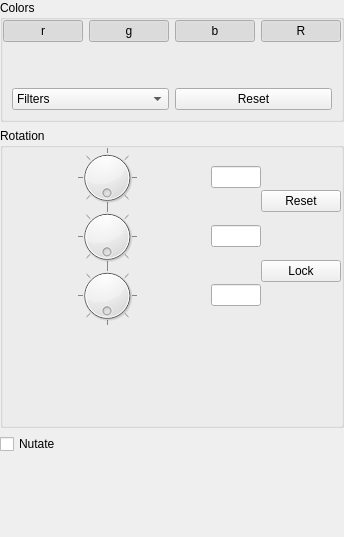
               <widget class="QWidget" name="viewer3DControlPage">
                <attribute name="title">
                 <string>3D</string>
                </attribute>
                <attribute name="toolTip">
                 <string>View 3D volume</string>
                </attribute>
                <layout class="QVBoxLayout" name="verticalLayout_3">
                 <property name="margin">
                  <number>0</number>
                 </property>
                 <item>
                  <widget class="QFrame" name="viewerControl3DFrame">
                   <property name="frameShape">
                    <enum>QFrame::NoFrame</enum>
                   </property>
                   <property name="frameShadow">
                    <enum>QFrame::Plain</enum>
                   </property>
                   <property name="lineWidth">
                    <number>0</number>
                   </property>
                   <layout class="QVBoxLayout" name="verticalLayout_8">
                    <property name="margin">
                     <number>0</number>
                    </property>
                    <item>
                     <widget class="QGroupBox" name="color3DControlGroupBox">
                      <property name="minimumSize">
                       <size>
                        <width>0</width>
                        <height>0</height>
                       </size>
                      </property>
                      <property name="title">
                       <string>Colors</string>
                      </property>
                      <layout class="QVBoxLayout" name="verticalLayout_4">
                       <property name="spacing">
                        <number>0</number>
                       </property>
                       <property name="margin">
                        <number>0</number>
                       </property>
                       <item>
                        <widget class="QFrame" name="frame_13">
                         <property name="frameShape">
                          <enum>QFrame::NoFrame</enum>
                         </property>
                         <property name="frameShadow">
                          <enum>QFrame::Raised</enum>
                         </property>
                         <layout class="QHBoxLayout" name="horizontalLayout_6">
                          <property name="leftMargin">
                           <number>0</number>
                          </property>
                          <property name="topMargin">
                           <number>0</number>
                          </property>
                          <property name="rightMargin">
                           <number>0</number>
                          </property>
                          <property name="bottomMargin">
                           <number>12</number>
                          </property>
                          <item>
                           <widget class="QPushButton" name="pushButton_3">
                            <property name="text">
                             <string>r</string>
                            </property>
                            <property name="checkable">
                             <bool>true</bool>
                            </property>
                            <property name="checked">
                             <bool>true</bool>
                            </property>
                           </widget>
                          </item>
                          <item>
                           <widget class="QPushButton" name="pushButton_2">
                            <property name="text">
                             <string>g</string>
                            </property>
                            <property name="checkable">
                             <bool>true</bool>
                            </property>
                            <property name="checked">
                             <bool>true</bool>
                            </property>
                           </widget>
                          </item>
                          <item>
                           <widget class="QPushButton" name="pushButton_4">
                            <property name="text">
                             <string>b</string>
                            </property>
                            <property name="checkable">
                             <bool>true</bool>
                            </property>
                            <property name="checked">
                             <bool>true</bool>
                            </property>
                           </widget>
                          </item>
                          <item>
                           <widget class="QPushButton" name="pushButton_5">
                            <property name="text">
                             <string>R</string>
                            </property>
                            <property name="checkable">
                             <bool>true</bool>
                            </property>
                            <property name="checked">
                             <bool>true</bool>
                            </property>
                           </widget>
                          </item>
                         </layout>
                        </widget>
                       </item>
                       <item>
                        <widget class="GammaWidget" name="gammaWidget_3D" native="true">
                         <property name="minimumSize">
                          <size>
                           <width>0</width>
                           <height>25</height>
                          </size>
                         </property>
                        </widget>
                       </item>
                       <item>
                        <widget class="QFrame" name="frame_12">
                         <property name="frameShape">
                          <enum>QFrame::NoFrame</enum>
                         </property>
                         <property name="frameShadow">
                          <enum>QFrame::Raised</enum>
                         </property>
                         <layout class="QHBoxLayout" name="horizontalLayout_8">
                          <property name="spacing">
                           <number>-1</number>
                          </property>
                          <item>
                           <widget class="QComboBox" name="comboBox">
                            <item>
                             <property name="text">
                              <string>Filters</string>
                             </property>
                            </item>
                           </widget>
                          </item>
                          <item>
                           <widget class="QPushButton" name="colorResetButton">
                            <property name="toolTip">
                             <string>Restore default color intensities.</string>
                            </property>
                            <property name="text">
                             <string>Reset</string>
                            </property>
                           </widget>
                          </item>
                         </layout>
                        </widget>
                       </item>
                      </layout>
                     </widget>
                    </item>
                    <item>
                     <widget class="QGroupBox" name="rotation3DControlGroupBox">
                      <property name="minimumSize">
                       <size>
                        <width>0</width>
                        <height>0</height>
                       </size>
                      </property>
                      <property name="maximumSize">
                       <size>
                        <width>16777215</width>
                        <height>300</height>
                       </size>
                      </property>
                      <property name="title">
                       <string>Rotation</string>
                      </property>
                      <layout class="QVBoxLayout" name="verticalLayout_5">
                       <property name="spacing">
                        <number>0</number>
                       </property>
                       <property name="margin">
                        <number>0</number>
                       </property>
                       <item>
                        <widget class="QFrame" name="frame_16">
                         <property name="frameShape">
                          <enum>QFrame::NoFrame</enum>
                         </property>
                         <property name="frameShadow">
                          <enum>QFrame::Raised</enum>
                         </property>
                         <layout class="QHBoxLayout" name="horizontalLayout_9">
                          <property name="spacing">
                           <number>0</number>
                          </property>
                          <property name="margin">
                           <number>0</number>
                          </property>
                          <item>
                           <widget class="QFrame" name="frame_18">
                            <property name="minimumSize">
                             <size>
                              <width>0</width>
                              <height>0</height>
                             </size>
                            </property>
                            <property name="frameShape">
                             <enum>QFrame::NoFrame</enum>
                            </property>
                            <property name="frameShadow">
                             <enum>QFrame::Raised</enum>
                            </property>
                            <layout class="QGridLayout" name="gridLayout_2">
                             <property name="margin">
                              <number>0</number>
                             </property>
                             <property name="spacing">
                              <number>0</number>
                             </property>
                             <item row="0" column="0">
                              <widget class="QDial" name="rotXDial">
                               <property name="maximum">
                                <number>360</number>
                               </property>
                               <property name="singleStep">
                                <number>15</number>
                               </property>
                               <property name="pageStep">
                                <number>45</number>
                               </property>
                               <property name="orientation">
                                <enum>Qt::Vertical</enum>
                               </property>
                               <property name="invertedAppearance">
                                <bool>false</bool>
                               </property>
                               <property name="invertedControls">
                                <bool>false</bool>
                               </property>
                               <property name="wrapping">
                                <bool>true</bool>
                               </property>
                               <property name="notchTarget">
                                <double>10.000000000000000</double>
                               </property>
                               <property name="notchesVisible">
                                <bool>true</bool>
                               </property>
                              </widget>
                             </item>
                             <item row="0" column="1">
                              <widget class="QLineEdit" name="lineEdit_4">
                               <property name="minimumSize">
                                <size>
                                 <width>0</width>
                                 <height>0</height>
                                </size>
                               </property>
                               <property name="maximumSize">
                                <size>
                                 <width>50</width>
                                 <height>16777215</height>
                                </size>
                               </property>
                              </widget>
                             </item>
                             <item row="1" column="0">
                              <widget class="QDial" name="rotYDial">
                               <property name="maximum">
                                <number>360</number>
                               </property>
                               <property name="singleStep">
                                <number>15</number>
                               </property>
                               <property name="pageStep">
                                <number>45</number>
                               </property>
                               <property name="orientation">
                                <enum>Qt::Vertical</enum>
                               </property>
                               <property name="wrapping">
                                <bool>true</bool>
                               </property>
                               <property name="notchTarget">
                                <double>10.000000000000000</double>
                               </property>
                               <property name="notchesVisible">
                                <bool>true</bool>
                               </property>
                              </widget>
                             </item>
                             <item row="1" column="1">
                              <widget class="QLineEdit" name="lineEdit_5">
                               <property name="maximumSize">
                                <size>
                                 <width>50</width>
                                 <height>16777215</height>
                                </size>
                               </property>
                              </widget>
                             </item>
                             <item row="2" column="0">
                              <widget class="QDial" name="rotZDial">
                               <property name="maximum">
                                <number>360</number>
                               </property>
                               <property name="singleStep">
                                <number>15</number>
                               </property>
                               <property name="pageStep">
                                <number>45</number>
                               </property>
                               <property name="wrapping">
                                <bool>true</bool>
                               </property>
                               <property name="notchTarget">
                                <double>10.000000000000000</double>
                               </property>
                               <property name="notchesVisible">
                                <bool>true</bool>
                               </property>
                              </widget>
                             </item>
                             <item row="2" column="1">
                              <widget class="QLineEdit" name="lineEdit_6">
                               <property name="maximumSize">
                                <size>
                                 <width>50</width>
                                 <height>16777215</height>
                                </size>
                               </property>
                              </widget>
                             </item>
                            </layout>
                           </widget>
                          </item>
                          <item>
                           <widget class="QFrame" name="frame_17">
                            <property name="frameShape">
                             <enum>QFrame::NoFrame</enum>
                            </property>
                            <property name="frameShadow">
                             <enum>QFrame::Raised</enum>
                            </property>
                            <layout class="QVBoxLayout" name="verticalLayout_6">
                             <property name="margin">
                              <number>0</number>
                             </property>
                             <item>
                              <widget class="QPushButton" name="rotationResetButton">
                               <property name="text">
                                <string>Reset</string>
                               </property>
                              </widget>
                             </item>
                             <item>
                              <widget class="QPushButton" name="pushButton_10">
                               <property name="text">
                                <string>Lock</string>
                               </property>
                              </widget>
                             </item>
                            </layout>
                           </widget>
                          </item>
                         </layout>
                        </widget>
                       </item>
                       <item>
                        <widget class="QFrame" name="frame_15">
                         <property name="frameShape">
                          <enum>QFrame::NoFrame</enum>
                         </property>
                         <property name="frameShadow">
                          <enum>QFrame::Raised</enum>
                         </property>
                         <layout class="QGridLayout" name="gridLayout_3">
                          <property name="margin">
                           <number>0</number>
                          </property>
                          <item row="0" column="0">
                           <widget class="QWidget" name="custom3DWidget" native="true">
                            <property name="minimumSize">
                             <size>
                              <width>100</width>
                              <height>100</height>
                             </size>
                            </property>
                           </widget>
                          </item>
                         </layout>
                        </widget>
                       </item>
                      </layout>
                     </widget>
                    </item>
                    <item>
                     <widget class="QCheckBox" name="nutateButton">
                      <property name="text">
                       <string>Nutate</string>
                      </property>
                      <property name="checkable">
                       <bool>true</bool>
                      </property>
                     </widget>
                    </item>
                    <item>
                     <spacer name="verticalSpacer">
                      <property name="orientation">
                       <enum>Qt::Vertical</enum>
                      </property>
                      <property name="sizeHint" stdset="0">
                       <size>
                        <width>158</width>
                        <height>83</height>
                       </size>
                      </property>
                     </spacer>
                    </item>
                   </layout>
                  </widget>
                 </item>
                </layout>
               </widget>
